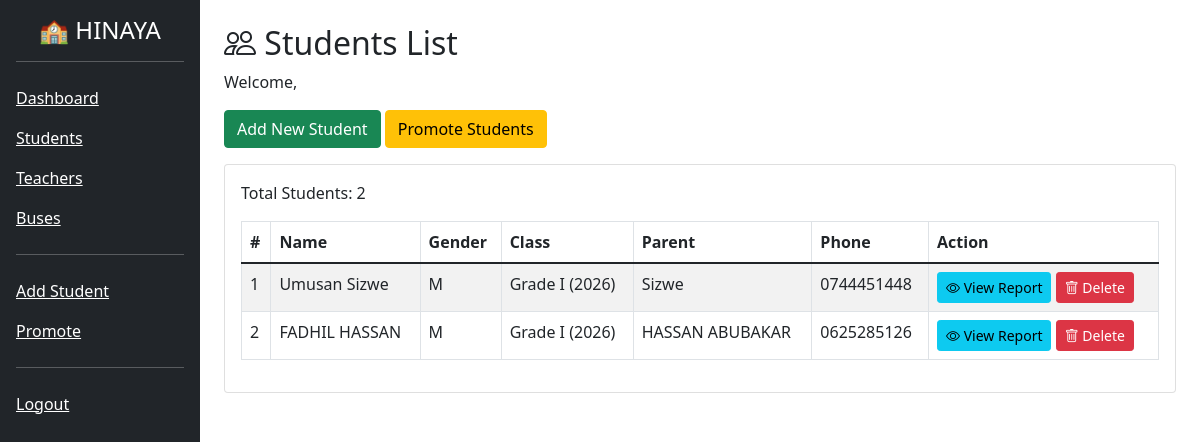
The app's page /headmaster/students/ (signed in) with its own data.
### school/models.py (models this page shows, shortened)
class Student(models.Model):
    GENDER_CHOICES = [('M', 'Male'), ('F', 'Female')]
    first_name = models.CharField(max_length=50)
    last_name = models.CharField(max_length=50)
    gender = models.CharField(max_length=1, choices=GENDER_CHOICES)
    date_of_birth = models.DateField()
    parent_name = models.CharField(max_length=100)
    parent_phone = models.CharField(max_length=15)
    parent_email = models.EmailField(blank=True, null=True)
    address = models.TextField()
    enrollment_date = models.DateField(auto_now_add=True)
    current_class = models.ForeignKey(Class, on_delete=models.SET_NULL, null=True)
    is_active = models.BooleanField(default=True)

class Class(models.Model):
    name = models.CharField(max_length=50)  # e.g., "Standard 1"
    academic_year = models.CharField(max_length=20)
    def __str__(self):
        return f"{self.name} ({self.academic_year})"

### school/views.py (the view)
# urls.py: path('headmaster/students/', views.headmaster_students, name='headmaster_students'),
@login_required
def headmaster_students(request):
    students = Student.objects.all()
    return render(request, 'headmaster/students.html', {'students': students})

### templates/headmaster/students.html (shortened to what this page needs)
<!DOCTYPE html>
<html>
<head>
    <link href="https://cdn.jsdelivr.net/npm/bootstrap@5.1.3/dist/css/bootstrap.min.css" rel="stylesheet">
    <link rel="stylesheet" href="https://cdn.jsdelivr.net/npm/bootstrap-icons@1.8.1/font/bootstrap-icons.css">
</head>
<body>
    <div class="container-fluid">
        <div class="row">
            <div class="col-md-2 bg-dark text-white vh-100 p-3">
                <h4 class="text-center">🏫 HINAYA</h4>
                <hr>
                <a href="/headmaster/" class="text-white d-block py-2">Dashboard</a>
                <a href="/headmaster/students/" class="text-white d-block py-2">Students</a>
                <a href="/headmaster/teachers/" class="text-white d-block py-2">Teachers</a>
                <a href="/headmaster/buses/" class="text-white d-block py-2">Buses</a>
                <hr>
                <a href="/headmaster/add_student/" class="text-white d-block py-2">Add Student</a>
                <a href="/headmaster/promote/" class="text-white d-block py-2">Promote</a>
                <hr>
                <a href="/logout/" class="text-white d-block py-2">Logout</a>
            </div>
            <div class="col-md-10 p-4">
                <h2><i class="bi bi-people"></i> Students List</h2>
                <p>Welcome, {{ user.first_name }}</p>
                <div class="mb-3">
                    <a href="/headmaster/add_student/" class="btn btn-success">Add New Student</a>
                    <a href="/headmaster/promote/" class="btn btn-warning">Promote Students</a>
                </div>
                <div class="card">
                    <div class="card-body">
                        <p>Total Students: {{ students|length }}</p>
                        <table class="table table-bordered table-striped">
                            <thead>
                                <tr>
                                    <th>#</th>
                                    <th>Name</th>
                                    <th>Gender</th>
                                    <th>Class</th>
                                    <th>Parent</th>
                                    <th>Phone</th>
                                    <th>Action</th>
                                </tr>
                            </thead>
                            <tbody>
                                {% for student in students %}
                                <tr>
                                    <td>{{ forloop.counter }}</td>
                                    <td>{{ student.first_name }} {{ student.last_name }}</td>
                                    <td>{{ student.gender }}</td>
                                    <td>{{ student.current_class }}</td>
                                    <td>{{ student.parent_name }}</td>
                                    <td>{{ student.parent_phone }}</td>
                                    <td>
                                        <a href="{% url 'view_student_report' student.id %}" class="btn btn-info btn-sm">
                                            <i class="bi bi-eye"></i> View Report
                                        </a>
                                        <a href="/headmaster/delete_student/{{ student.id }}/" class="btn btn-danger btn-sm" onclick="return confirm('Delete this student?')">
                                            <i class="bi bi-trash"></i> Delete
                                        </a>
                                    </td>
                                </tr>
                                {% empty %}
                                <tr>
                                    <td colspan="7" class="text-center">No students found.</td>
                                </tr>
                                {% endfor %}
                            </tbody>
                        </table>
                    </div>
                </div>
            </div>
        </div>
    </div>
</body>
</html>

### records on screen
Student: first_name "Umusan", last_name "Sizwe", gender "M", current_class "Grade I (2026)", parent_name "Sizwe", parent_phone "0744451448"
Student: first_name "FADHIL", last_name "HASSAN", gender "M", current_class "Grade I (2026)", parent_name "HASSAN ABUBAKAR", parent_phone "0625285126"

### other values on screen
{{ students|length }} "2"
